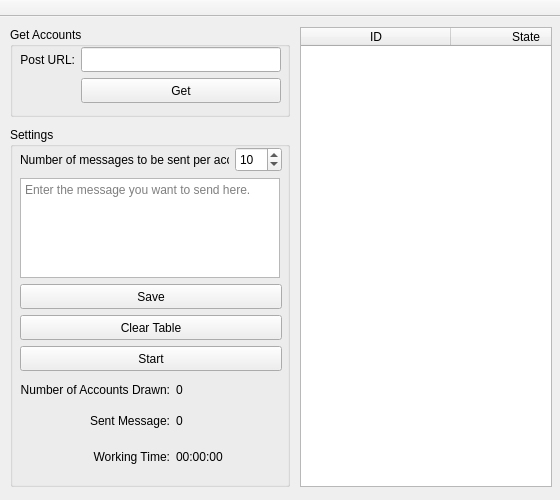
<?xml version="1.0" encoding="UTF-8"?>
<ui version="4.0">
 <class>MainWindow</class>
 <widget class="QMainWindow" name="MainWindow">
  <property name="geometry">
   <rect>
    <x>0</x>
    <y>0</y>
    <width>560</width>
    <height>500</height>
   </rect>
  </property>
  <property name="minimumSize">
   <size>
    <width>560</width>
    <height>500</height>
   </size>
  </property>
  <property name="maximumSize">
   <size>
    <width>560</width>
    <height>500</height>
   </size>
  </property>
  <property name="windowTitle">
   <string>Instagram Auto DM</string>
  </property>
  <property name="windowIcon">
   <iconset resource="../images.qrc">
    <normaloff>:/favicon/images/favicon.ico</normaloff>:/favicon/images/favicon.ico</iconset>
  </property>
  <widget class="QWidget" name="centralwidget">
   <widget class="QTableWidget" name="tableWidget">
    <property name="geometry">
     <rect>
      <x>300</x>
      <y>10</y>
      <width>252</width>
      <height>460</height>
     </rect>
    </property>
    <property name="verticalScrollBarPolicy">
     <enum>Qt::ScrollBarAlwaysOff</enum>
    </property>
    <property name="horizontalScrollBarPolicy">
     <enum>Qt::ScrollBarAlwaysOff</enum>
    </property>
    <property name="editTriggers">
     <set>QAbstractItemView::NoEditTriggers</set>
    </property>
    <property name="tabKeyNavigation">
     <bool>false</bool>
    </property>
    <property name="showDropIndicator" stdset="0">
     <bool>false</bool>
    </property>
    <property name="dragDropOverwriteMode">
     <bool>false</bool>
    </property>
    <property name="alternatingRowColors">
     <bool>true</bool>
    </property>
    <property name="selectionMode">
     <enum>QAbstractItemView::NoSelection</enum>
    </property>
    <property name="textElideMode">
     <enum>Qt::ElideNone</enum>
    </property>
    <property name="horizontalScrollMode">
     <enum>QAbstractItemView::ScrollPerPixel</enum>
    </property>
    <attribute name="horizontalHeaderDefaultSectionSize">
     <number>150</number>
    </attribute>
    <attribute name="horizontalHeaderMinimumSectionSize">
     <number>50</number>
    </attribute>
    <attribute name="verticalHeaderVisible">
     <bool>false</bool>
    </attribute>
    <attribute name="verticalHeaderDefaultSectionSize">
     <number>20</number>
    </attribute>
    <attribute name="verticalHeaderMinimumSectionSize">
     <number>20</number>
    </attribute>
    <column>
     <property name="text">
      <string>ID</string>
     </property>
     <property name="textAlignment">
      <set>AlignCenter</set>
     </property>
    </column>
    <column>
     <property name="text">
      <string>State</string>
     </property>
     <property name="textAlignment">
      <set>AlignCenter</set>
     </property>
    </column>
   </widget>
   <widget class="QGroupBox" name="gb_GetAccounts">
    <property name="geometry">
     <rect>
      <x>10</x>
      <y>10</y>
      <width>280</width>
      <height>90</height>
     </rect>
    </property>
    <property name="title">
     <string>Get Accounts</string>
    </property>
    <widget class="QWidget" name="formLayoutWidget">
     <property name="geometry">
      <rect>
       <x>10</x>
       <y>20</y>
       <width>261</width>
       <height>61</height>
      </rect>
     </property>
     <layout class="QFormLayout" name="formLayout">
      <property name="sizeConstraint">
       <enum>QLayout::SetMaximumSize</enum>
      </property>
      <item row="0" column="0">
       <widget class="QLabel" name="lbl_PostLink">
        <property name="minimumSize">
         <size>
          <width>0</width>
          <height>25</height>
         </size>
        </property>
        <property name="maximumSize">
         <size>
          <width>16777215</width>
          <height>25</height>
         </size>
        </property>
        <property name="text">
         <string>Post URL:</string>
        </property>
        <property name="alignment">
         <set>Qt::AlignRight|Qt::AlignTrailing|Qt::AlignVCenter</set>
        </property>
       </widget>
      </item>
      <item row="0" column="1">
       <widget class="QLineEdit" name="le_PostLink">
        <property name="minimumSize">
         <size>
          <width>0</width>
          <height>25</height>
         </size>
        </property>
        <property name="maximumSize">
         <size>
          <width>16777215</width>
          <height>25</height>
         </size>
        </property>
       </widget>
      </item>
      <item row="1" column="1">
       <widget class="QPushButton" name="pb_GetAccounts">
        <property name="minimumSize">
         <size>
          <width>0</width>
          <height>25</height>
         </size>
        </property>
        <property name="maximumSize">
         <size>
          <width>16777215</width>
          <height>25</height>
         </size>
        </property>
        <property name="text">
         <string>Get</string>
        </property>
       </widget>
      </item>
     </layout>
    </widget>
   </widget>
   <widget class="QGroupBox" name="gb_Bot">
    <property name="geometry">
     <rect>
      <x>10</x>
      <y>110</y>
      <width>280</width>
      <height>360</height>
     </rect>
    </property>
    <property name="title">
     <string>Settings</string>
    </property>
    <widget class="QWidget" name="verticalLayoutWidget">
     <property name="geometry">
      <rect>
       <x>10</x>
       <y>20</y>
       <width>262</width>
       <height>327</height>
      </rect>
     </property>
     <layout class="QVBoxLayout" name="verticalLayout_2">
      <item>
       <layout class="QHBoxLayout" name="horizontalLayout_3">
        <item>
         <widget class="QLabel" name="lbl_maxSend">
          <property name="minimumSize">
           <size>
            <width>150</width>
            <height>25</height>
           </size>
          </property>
          <property name="text">
           <string>Number of messages to be sent per acc:</string>
          </property>
         </widget>
        </item>
        <item>
         <widget class="QSpinBox" name="sb_maxSend">
          <property name="minimumSize">
           <size>
            <width>0</width>
            <height>25</height>
           </size>
          </property>
          <property name="minimum">
           <number>1</number>
          </property>
          <property name="maximum">
           <number>999</number>
          </property>
          <property name="value">
           <number>10</number>
          </property>
         </widget>
        </item>
       </layout>
      </item>
      <item>
       <widget class="QPlainTextEdit" name="te_Message">
        <property name="minimumSize">
         <size>
          <width>260</width>
          <height>100</height>
         </size>
        </property>
        <property name="maximumSize">
         <size>
          <width>260</width>
          <height>100</height>
         </size>
        </property>
        <property name="placeholderText">
         <string>Enter the message you want to send here.</string>
        </property>
       </widget>
      </item>
      <item>
       <widget class="QPushButton" name="pb_Save">
        <property name="minimumSize">
         <size>
          <width>0</width>
          <height>25</height>
         </size>
        </property>
        <property name="maximumSize">
         <size>
          <width>16777215</width>
          <height>25</height>
         </size>
        </property>
        <property name="text">
         <string>Save</string>
        </property>
       </widget>
      </item>
      <item>
       <widget class="QPushButton" name="pb_ClearTable">
        <property name="minimumSize">
         <size>
          <width>0</width>
          <height>25</height>
         </size>
        </property>
        <property name="maximumSize">
         <size>
          <width>16777215</width>
          <height>25</height>
         </size>
        </property>
        <property name="text">
         <string>Clear Table</string>
        </property>
       </widget>
      </item>
      <item>
       <widget class="QPushButton" name="pb_BotState">
        <property name="minimumSize">
         <size>
          <width>0</width>
          <height>25</height>
         </size>
        </property>
        <property name="maximumSize">
         <size>
          <width>16777215</width>
          <height>25</height>
         </size>
        </property>
        <property name="text">
         <string>Start</string>
        </property>
        <property name="shortcut">
         <string>Ctrl+Shift+Q</string>
        </property>
        <property name="checkable">
         <bool>true</bool>
        </property>
       </widget>
      </item>
      <item>
       <layout class="QHBoxLayout" name="horizontalLayout_4">
        <item>
         <widget class="QLabel" name="lbl_CountText">
          <property name="minimumSize">
           <size>
            <width>150</width>
            <height>25</height>
           </size>
          </property>
          <property name="maximumSize">
           <size>
            <width>16777215</width>
            <height>25</height>
           </size>
          </property>
          <property name="text">
           <string>Number of Accounts Drawn:</string>
          </property>
          <property name="alignment">
           <set>Qt::AlignRight|Qt::AlignTrailing|Qt::AlignVCenter</set>
          </property>
          <property name="margin">
           <number>2</number>
          </property>
         </widget>
        </item>
        <item>
         <widget class="QLabel" name="lbl_Count">
          <property name="minimumSize">
           <size>
            <width>0</width>
            <height>25</height>
           </size>
          </property>
          <property name="maximumSize">
           <size>
            <width>16777215</width>
            <height>25</height>
           </size>
          </property>
          <property name="text">
           <string>0</string>
          </property>
         </widget>
        </item>
       </layout>
      </item>
      <item>
       <layout class="QHBoxLayout" name="horizontalLayout">
        <item>
         <widget class="QLabel" name="lbl_TrueCountText">
          <property name="minimumSize">
           <size>
            <width>150</width>
            <height>25</height>
           </size>
          </property>
          <property name="maximumSize">
           <size>
            <width>16777215</width>
            <height>25</height>
           </size>
          </property>
          <property name="text">
           <string>Sent Message:</string>
          </property>
          <property name="alignment">
           <set>Qt::AlignRight|Qt::AlignTrailing|Qt::AlignVCenter</set>
          </property>
          <property name="margin">
           <number>2</number>
          </property>
         </widget>
        </item>
        <item>
         <widget class="QLabel" name="lbl_TrueCount">
          <property name="minimumSize">
           <size>
            <width>0</width>
            <height>25</height>
           </size>
          </property>
          <property name="maximumSize">
           <size>
            <width>16777215</width>
            <height>25</height>
           </size>
          </property>
          <property name="text">
           <string>0</string>
          </property>
         </widget>
        </item>
       </layout>
      </item>
      <item>
       <layout class="QHBoxLayout" name="horizontalLayout_2">
        <item>
         <widget class="QLabel" name="lbl_StartTimeText">
          <property name="minimumSize">
           <size>
            <width>150</width>
            <height>25</height>
           </size>
          </property>
          <property name="maximumSize">
           <size>
            <width>16777215</width>
            <height>25</height>
           </size>
          </property>
          <property name="text">
           <string>Working Time:</string>
          </property>
          <property name="alignment">
           <set>Qt::AlignRight|Qt::AlignTrailing|Qt::AlignVCenter</set>
          </property>
          <property name="margin">
           <number>2</number>
          </property>
         </widget>
        </item>
        <item>
         <widget class="QLabel" name="lbl_StartTime">
          <property name="text">
           <string>00:00:00</string>
          </property>
         </widget>
        </item>
       </layout>
      </item>
     </layout>
    </widget>
   </widget>
  </widget>
  <widget class="QToolBar" name="toolBar">
   <property name="windowTitle">
    <string>toolBar</string>
   </property>
   <property name="movable">
    <bool>false</bool>
   </property>
   <property name="floatable">
    <bool>true</bool>
   </property>
   <attribute name="toolBarArea">
    <enum>TopToolBarArea</enum>
   </attribute>
   <attribute name="toolBarBreak">
    <bool>false</bool>
   </attribute>
  </widget>
  <action name="actionKullan_c_lar">
   <property name="text">
    <string>Kullanıcılar</string>
   </property>
  </action>
  <action name="actionHakk_mda">
   <property name="text">
    <string>Hakkımda</string>
   </property>
  </action>
 </widget>
 <resources>
  <include location="../images.qrc"/>
 </resources>
 <connections/>
</ui>
